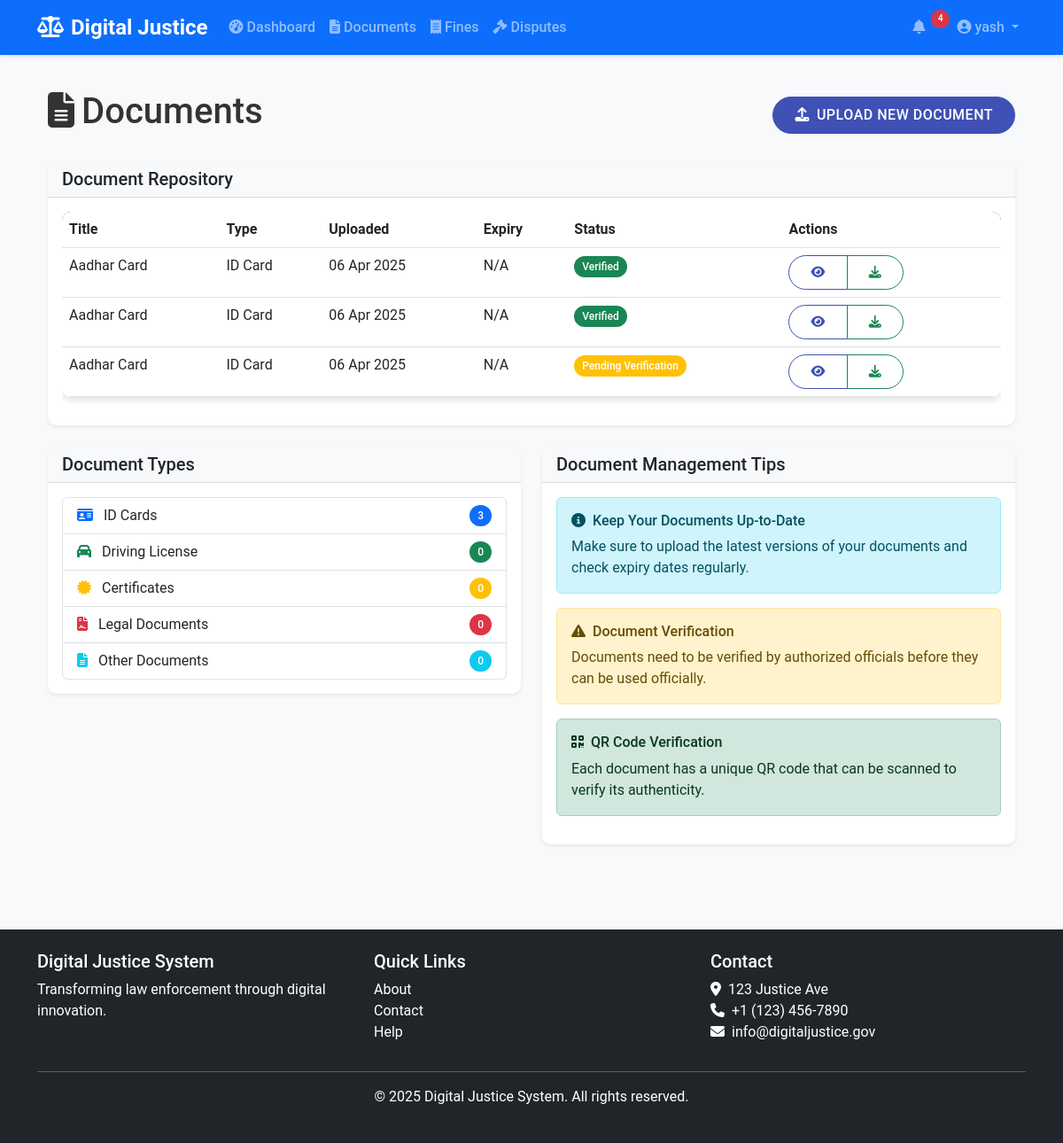
/documents/ (signed in), run on the app's committed database.
### app/models/user.py (models this page shows, shortened)
class User(db.Model, UserMixin):
    __tablename__ = 'users'
    id = db.Column(db.Integer, primary_key=True)
    username = db.Column(db.String(64), unique=True, index=True)
    email = db.Column(db.String(120), unique=True, index=True)
    password_hash = db.Column(db.String(128))
    first_name = db.Column(db.String(64))
    last_name = db.Column(db.String(64))
    phone = db.Column(db.String(20))
    address = db.Column(db.String(256))
    role = db.Column(db.String(20), default='citizen')  # citizen, police, court, admin
    created_at = db.Column(db.DateTime, default=datetime.utcnow)
    last_login = db.Column(db.DateTime)
    is_active = db.Column(db.Boolean, default=True)
    documents = db.relationship('Document', foreign_keys='Document.user_id', backref='owner', lazy='dynamic')
    verified_documents = db.relationship('Document', foreign_keys='Document.verified_by', backref='verifier', lazy='dynamic')
    fines = db.relationship('Fine', foreign_keys='Fine.user_id', backref='user', lazy='dynamic')
    issued_fines = db.relationship('Fine', foreign_keys='Fine.issued_by', backref='issuer', lazy='dynamic')
    disputes = db.relationship('Dispute', foreign_keys='Dispute.user_id', backref='user', lazy='dynamic')
    assigned_disputes = db.relationship('Dispute', foreign_keys='Dispute.assigned_to', backref='assigned_officer', lazy='dynamic')
    sent_messages = db.relationship('Message', foreign_keys='Message.sender_id', backref='sender', lazy='dynamic')
    received_messages = db.relationship('Message', foreign_keys='Message.recipient_id', backref='recipient', lazy='dynamic')
    def is_admin(self):
        return self.role == 'admin'
    def is_police(self):
        return self.role == 'police'
    def is_court(self):
        return self.role == 'court'

### app/models/document.py (models this page shows, shortened)
class Document(db.Model):
    __tablename__ = 'documents'
    id = db.Column(db.Integer, primary_key=True)
    title = db.Column(db.String(128), nullable=False)
    document_type = db.Column(db.String(64), nullable=False)  # ID, License, Certificate, etc.
    file_path = db.Column(db.String(256), nullable=False)
    description = db.Column(db.Text)
    verification_code = db.Column(db.String(64), default=lambda: str(uuid.uuid4()), unique=True)
    is_verified = db.Column(db.Boolean, default=False)
    verified_by = db.Column(db.Integer, db.ForeignKey('users.id'))
    verified_at = db.Column(db.DateTime)
    expiry_date = db.Column(db.DateTime)
    created_at = db.Column(db.DateTime, default=datetime.utcnow)
    updated_at = db.Column(db.DateTime, default=datetime.utcnow, onupdate=datetime.utcnow)
    user_id = db.Column(db.Integer, db.ForeignKey('users.id'), nullable=False)
    access_logs = db.relationship('DocumentAccessLog', backref='document', lazy='dynamic')

### app/routes/document.py (the view)
@document_bp.route('/')
@login_required
def index():
    if current_user.is_admin() or current_user.is_police() or current_user.is_court():
        documents = Document.query.order_by(Document.created_at.desc()).all()
    else:
        documents = Document.query.filter_by(user_id=current_user.id).order_by(Document.created_at.desc()).all()
    return render_template('document/index.html', documents=documents)

### app/templates/document/index.html (shortened to what this page needs)
{% extends 'base.html' %}
{% block content %}
<div class="container">
    <div class="d-flex justify-content-between align-items-center mb-4">
        <h1><i class="fas fa-file-alt me-2"></i>Documents</h1>
        <a href="{{ url_for('document.upload') }}" class="btn btn-primary">
            <i class="fas fa-upload me-2"></i>Upload New Document
        </a>
    </div>
    <div class="card shadow-sm mb-4">
        <div class="card-header bg-light">
            <h5 class="mb-0">Document Repository</h5>
        </div>
        <div class="card-body">
            {% if documents %}
                <div class="table-responsive">
                    <table class="table table-hover">
                        <thead>
                            <tr>
                                <th>Title</th>
                                <th>Type</th>
                                <th>Uploaded</th>
                                <th>Expiry</th>
                                <th>Status</th>
                                <th>Actions</th>
                            </tr>
                        </thead>
                        <tbody>
                            {% for document in documents %}
                                <tr>
                                    <td>{{ document.title }}</td>
                                    <td>{{ document.document_type }}</td>
                                    <td>{{ document.created_at.strftime('%d %b %Y') }}</td>
                                    <td>
                                        {% if document.expiry_date %}
                                            {{ document.expiry_date.strftime('%d %b %Y') }}
                                            {% if document.is_expired() %}
                                                <span class="badge bg-danger">Expired</span>
                                            {% endif %}
                                        {% else %}
                                            N/A
                                        {% endif %}
                                    </td>
                                    <td>
                                        {% if document.is_verified %}
                                            <span class="badge bg-success">Verified</span>
                                        {% else %}
                                            <span class="badge bg-warning">Pending Verification</span>
                                        {% endif %}
                                    </td>
                                    <td>
                                        <div class="btn-group">
                                            <a href="{{ url_for('document.view', document_id=document.id) }}" class="btn btn-sm btn-outline-primary">
                                                <i class="fas fa-eye"></i>
                                            </a>
                                            <a href="{{ url_for('document.download', document_id=document.id) }}" class="btn btn-sm btn-outline-success">
                                                <i class="fas fa-download"></i>
                                            </a>
                                        </div>
                                    </td>
                                </tr>
                            {% endfor %}
                        </tbody>
                    </table>
                </div>
            {% endif %}
        </div>
    </div>
    <div class="row">
        <div class="col-md-6">
            <div class="card shadow-sm">
                <div class="card-header bg-light">
                    <h5 class="mb-0">Document Types</h5>
                </div>
                <div class="card-body">
                    <div class="list-group">
                        <a href="#" class="list-group-item list-group-item-action d-flex justify-content-between align-items-center">
                            <div>
                                <i class="fas fa-id-card text-primary me-2"></i>
                                <span>ID Cards</span>
                            </div>
                            <span class="badge bg-primary rounded-pill">
                                {{ documents|selectattr('document_type', 'equalto', 'ID Card')|list|length }}
                            </span>
                        </a>
                        <a href="#" class="list-group-item list-group-item-action d-flex justify-content-between align-items-center">
                            <div>
                                <i class="fas fa-car text-success me-2"></i>
                                <span>Driving License</span>
                            </div>
                            <span class="badge bg-success rounded-pill">
                                {{ documents|selectattr('document_type', 'equalto', 'Driving License')|list|length }}
                            </span>
                        </a>
                        <a href="#" class="list-group-item list-group-item-action d-flex justify-content-between align-items-center">
                            <div>
                                <i class="fas fa-certificate text-warning me-2"></i>
                                <span>Certificates</span>
                            </div>
                            <span class="badge bg-warning rounded-pill">
                                {{ documents|selectattr('document_type', 'equalto', 'Certificate')|list|length }}
                            </span>
                        </a>
                        <a href="#" class="list-group-item list-group-item-action d-flex justify-content-between align-items-center">
                            <div>
                                <i class="fas fa-file-contract text-danger me-2"></i>
                                <span>Legal Documents</span>
                            </div>
                            <span class="badge bg-danger rounded-pill">
                                {{ documents|selectattr('document_type', 'equalto', 'Legal Document')|list|length }}
                            </span>
                        </a>
                        <a href="#" class="list-group-item list-group-item-action d-flex justify-content-between align-items-center">
                            <div>
                                <i class="fas fa-file-alt text-info me-2"></i>
                                <span>Other Documents</span>
                            </div>
                            <span class="badge bg-info rounded-pill">
                                {{ documents|rejectattr('document_type', 'in', ['ID Card', 'Driving License', 'Certificate', 'Legal Document'])|list|length }}
                            </span>
                        </a>
                    </div>
                </div>
            </div>
        </div>
        <div class="col-md-6">
            <div class="card shadow-sm">
                <div class="card-header bg-light">
                    <h5 class="mb-0">Document Management Tips</h5>
                </div>
                <div class="card-body">
                    <div class="alert alert-info">
                        <h6><i class="fas fa-info-circle me-2"></i>Keep Your Documents Up-to-Date</h6>
                        <p class="mb-0">Make sure to upload the latest versions of your documents and check expiry dates regularly.</p>
                    </div>
                    <div class="alert alert-warning">
                        <h6><i class="fas fa-exclamation-triangle me-2"></i>Document Verification</h6>
                        <p class="mb-0">Documents need to be verified by authorized officials before they can be used officially.</p>
                    </div>
                    <div class="alert alert-success">
                        <h6><i class="fas fa-qrcode me-2"></i>QR Code Verification</h6>
                        <p class="mb-0">Each document has a unique QR code that can be scanned to verify its authenticity.</p>
                    </div>
                </div>
            </div>
        </div>
    </div>
</div>
{% endblock %}

### app/templates/base.html (shortened to what this page needs)
<!DOCTYPE html>
<html lang="en">
<head>
    <link href="https://cdn.jsdelivr.net/npm/bootstrap@5.3.0/dist/css/bootstrap.min.css" rel="stylesheet">
    <link rel="stylesheet" href="https://cdnjs.cloudflare.com/ajax/libs/font-awesome/6.4.0/css/all.min.css">
    <link rel="stylesheet" href="{{ url_for('static', filename='css/style.css') }}">
</head>
<body>
    <nav class="navbar navbar-expand-lg navbar-dark bg-primary sticky-top">
        <div class="container">
            <a class="navbar-brand" href="{{ url_for('main.index') }}">
                <i class="fas fa-balance-scale me-2"></i>Digital Justice
            </a>
            <div class="collapse navbar-collapse" id="navbarNav">
                <ul class="navbar-nav me-auto">
                    {% if current_user.is_authenticated %}
                    <li class="nav-item">
                        <a class="nav-link" href="{{ url_for('main.dashboard') }}">
                            <i class="fas fa-tachometer-alt me-1"></i>Dashboard
                        </a>
                    </li>
                    <li class="nav-item">
                        <a class="nav-link" href="{{ url_for('document.index') }}">
                            <i class="fas fa-file-alt me-1"></i>Documents
                        </a>
                    </li>
                    <li class="nav-item">
                        <a class="nav-link" href="{{ url_for('fine.index') }}">
                            <i class="fas fa-receipt me-1"></i>Fines
                        </a>
                    </li>
                    <li class="nav-item">
                        <a class="nav-link" href="{{ url_for('dispute.index') }}">
                            <i class="fas fa-gavel me-1"></i>Disputes
                        </a>
                    </li>
                    {% endif %}
                </ul>
                <ul class="navbar-nav">
                    {% if current_user.is_authenticated %}
                    <li class="nav-item dropdown">
                        <a class="nav-link dropdown-toggle" href="#" id="communicationDropdown" role="button" data-bs-toggle="dropdown">
                            <i class="fas fa-bell me-1"></i>
                            <span class="badge bg-danger rounded-pill notification-badge" id="notification-count">
                                {{ current_user.notifications|selectattr('is_read', 'equalto', false)|list|length }}
                            </span>
                        </a>
                    </li>
                    <li class="nav-item dropdown">
                        <a class="nav-link dropdown-toggle" href="#" id="userDropdown" role="button" data-bs-toggle="dropdown">
                            <i class="fas fa-user-circle me-1"></i>{{ current_user.username }}
                        </a>
                    </li>
                    {% endif %}
                </ul>
            </div>
        </div>
    </nav>
    <main class="container py-4">
        {% block content %}{% endblock %}
    </main>
    <footer class="bg-dark text-white py-4 mt-5">
        <div class="container">
            <div class="row">
                <div class="col-md-4">
                    <h5>Digital Justice System</h5>
                    <p>Transforming law enforcement through digital innovation.</p>
                </div>
                <div class="col-md-4">
                    <h5>Quick Links</h5>
                    <ul class="list-unstyled">
                        <li><a href="{{ url_for('main.about') }}" class="text-white">About</a></li>
                        <li><a href="{{ url_for('main.contact') }}" class="text-white">Contact</a></li>
                        <li><a href="{{ url_for('main.help') }}" class="text-white">Help</a></li>
                    </ul>
                </div>
                <div class="col-md-4">
                    <h5>Contact</h5>
                    <address>
                        <i class="fas fa-map-marker-alt me-2"></i>123 Justice Ave<br>
                        <i class="fas fa-phone me-2"></i>+1 (123) 456-7890<br>
                        <i class="fas fa-envelope me-2"></i>info@digitaljustice.gov
                    </address>
                </div>
            </div>
            <hr>
            <div class="text-center">
                <p>&copy; 2025 Digital Justice System. All rights reserved.</p>
            </div>
        </div>
    </footer>
</body>
</html>

### data on the page
User: username "yash"
Document: title "Aadhar Card", document_type "ID Card", created_at "06 Apr 2025", shows "N/A", is_verified "Verified"
Document: title "Aadhar Card", document_type "ID Card", created_at "06 Apr 2025", shows "N/A", is_verified "Verified"
Document: title "Aadhar Card", document_type "ID Card", created_at "06 Apr 2025", shows "N/A", is_verified "Pending Verification"
